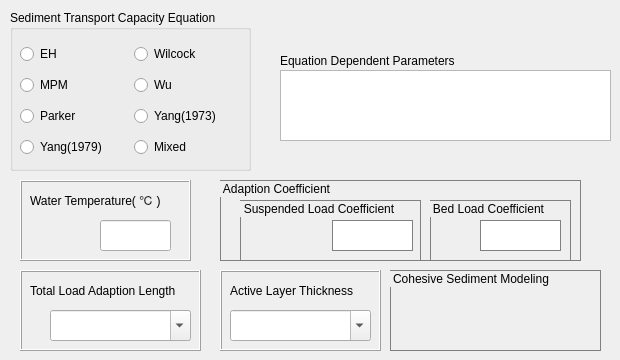
     <widget class="QWidget" name="tab_3">
      <attribute name="title">
       <string>Sediment Transport Capacity</string>
      </attribute>
      <widget class="QGroupBox" name="groupBox_10">
       <property name="geometry">
        <rect>
         <x>10</x>
         <y>10</y>
         <width>241</width>
         <height>161</height>
        </rect>
       </property>
       <property name="title">
        <string>Sediment Transport Capacity Equation</string>
       </property>
       <widget class="QWidget" name="gridLayoutWidget">
        <property name="geometry">
         <rect>
          <x>10</x>
          <y>30</y>
          <width>221</width>
          <height>121</height>
         </rect>
        </property>
        <layout class="QGridLayout" name="gridLayout_4" rowstretch="0,0,0,0" columnstretch="0,0">
         <property name="spacing">
          <number>7</number>
         </property>
         <item row="1" column="1">
          <widget class="QRadioButton" name="rdoWuEqn">
           <property name="text">
            <string>Wu</string>
           </property>
          </widget>
         </item>
         <item row="2" column="1">
          <widget class="QRadioButton" name="rdoYan73Eqn">
           <property name="text">
            <string>Yang(1973)</string>
           </property>
          </widget>
         </item>
         <item row="0" column="0">
          <widget class="QRadioButton" name="rdoEHEqn">
           <property name="text">
            <string>EH</string>
           </property>
          </widget>
         </item>
         <item row="2" column="0">
          <widget class="QRadioButton" name="rdoParkEqn">
           <property name="text">
            <string>Parker</string>
           </property>
          </widget>
         </item>
         <item row="0" column="1">
          <widget class="QRadioButton" name="rdoWilEqn">
           <property name="text">
            <string>Wilcock</string>
           </property>
          </widget>
         </item>
         <item row="1" column="0">
          <widget class="QRadioButton" name="rdoMPMEqn">
           <property name="text">
            <string>MPM</string>
           </property>
          </widget>
         </item>
         <item row="3" column="0">
          <widget class="QRadioButton" name="rdoYan79Eqn">
           <property name="text">
            <string>Yang(1979)</string>
           </property>
          </widget>
         </item>
         <item row="3" column="1">
          <widget class="QRadioButton" name="rdoMixedEqn">
           <property name="text">
            <string>Mixed</string>
           </property>
          </widget>
         </item>
        </layout>
       </widget>
      </widget>
      <widget class="QLabel" name="label_EqnParameter">
       <property name="geometry">
        <rect>
         <x>280</x>
         <y>50</y>
         <width>211</width>
         <height>21</height>
        </rect>
       </property>
       <property name="font">
        <font>
         <pointsize>9</pointsize>
        </font>
       </property>
       <property name="text">
        <string>Equation Dependent Parameters</string>
       </property>
      </widget>
      <widget class="QTableWidget" name="tableWidget_3">
       <property name="geometry">
        <rect>
         <x>280</x>
         <y>70</y>
         <width>331</width>
         <height>71</height>
        </rect>
       </property>
      </widget>
      <widget class="QFrame" name="frame_3">
       <property name="geometry">
        <rect>
         <x>20</x>
         <y>180</y>
         <width>171</width>
         <height>81</height>
        </rect>
       </property>
       <property name="frameShape">
        <enum>QFrame::Box</enum>
       </property>
       <property name="frameShadow">
        <enum>QFrame::Raised</enum>
       </property>
       <widget class="QLabel" name="label_17">
        <property name="geometry">
         <rect>
          <x>10</x>
          <y>10</y>
          <width>151</width>
          <height>21</height>
         </rect>
        </property>
        <property name="frameShape">
         <enum>QFrame::NoFrame</enum>
        </property>
        <property name="text">
         <string>&lt;html&gt;&lt;head/&gt;&lt;body&gt;&lt;p&gt;Water Temperature( ℃ )&lt;/p&gt;&lt;/body&gt;&lt;/html&gt;</string>
        </property>
       </widget>
       <widget class="QLineEdit" name="watTempEdit">
        <property name="geometry">
         <rect>
          <x>80</x>
          <y>40</y>
          <width>71</width>
          <height>31</height>
         </rect>
        </property>
       </widget>
      </widget>
      <widget class="QGroupBox" name="groupBox_13">
       <property name="geometry">
        <rect>
         <x>220</x>
         <y>180</y>
         <width>361</width>
         <height>81</height>
        </rect>
       </property>
       <property name="styleSheet">
        <string notr="true">border: 1px solid gray</string>
       </property>
       <property name="title">
        <string>Adaption Coefficient</string>
       </property>
       <widget class="QGroupBox" name="groupBox_14">
        <property name="geometry">
         <rect>
          <x>20</x>
          <y>20</y>
          <width>181</width>
          <height>61</height>
         </rect>
        </property>
        <property name="title">
         <string>Suspended Load Coefficient</string>
        </property>
        <widget class="QLineEdit" name="lineEdit_3">
         <property name="geometry">
          <rect>
           <x>92</x>
           <y>20</y>
           <width>81</width>
           <height>31</height>
          </rect>
         </property>
        </widget>
       </widget>
       <widget class="QGroupBox" name="groupBox_15">
        <property name="geometry">
         <rect>
          <x>210</x>
          <y>20</y>
          <width>141</width>
          <height>61</height>
         </rect>
        </property>
        <property name="title">
         <string>Bed Load Coefficient</string>
        </property>
        <widget class="QTextEdit" name="textEdit">
         <property name="geometry">
          <rect>
           <x>50</x>
           <y>20</y>
           <width>81</width>
           <height>31</height>
          </rect>
         </property>
        </widget>
       </widget>
      </widget>
      <widget class="QFrame" name="frame_4">
       <property name="geometry">
        <rect>
         <x>20</x>
         <y>270</y>
         <width>181</width>
         <height>81</height>
        </rect>
       </property>
       <property name="frameShape">
        <enum>QFrame::Box</enum>
       </property>
       <property name="frameShadow">
        <enum>QFrame::Raised</enum>
       </property>
       <widget class="QLabel" name="label_18">
        <property name="geometry">
         <rect>
          <x>10</x>
          <y>10</y>
          <width>171</width>
          <height>21</height>
         </rect>
        </property>
        <property name="text">
         <string>Total Load Adaption Length</string>
        </property>
       </widget>
       <widget class="QComboBox" name="comboBox_2">
        <property name="geometry">
         <rect>
          <x>30</x>
          <y>40</y>
          <width>141</width>
          <height>31</height>
         </rect>
        </property>
        <property name="editable">
         <bool>true</bool>
        </property>
       </widget>
      </widget>
      <widget class="QFrame" name="frame_5">
       <property name="geometry">
        <rect>
         <x>220</x>
         <y>270</y>
         <width>161</width>
         <height>81</height>
        </rect>
       </property>
       <property name="frameShape">
        <enum>QFrame::Box</enum>
       </property>
       <property name="frameShadow">
        <enum>QFrame::Raised</enum>
       </property>
       <widget class="QLabel" name="label_19">
        <property name="geometry">
         <rect>
          <x>10</x>
          <y>10</y>
          <width>171</width>
          <height>21</height>
         </rect>
        </property>
        <property name="text">
         <string>Active Layer Thickness</string>
        </property>
       </widget>
       <widget class="QComboBox" name="comboBox_3">
        <property name="geometry">
         <rect>
          <x>10</x>
          <y>40</y>
          <width>141</width>
          <height>31</height>
         </rect>
        </property>
        <property name="editable">
         <bool>true</bool>
        </property>
       </widget>
      </widget>
      <widget class="QGroupBox" name="groupBox_16">
       <property name="geometry">
        <rect>
         <x>390</x>
         <y>270</y>
         <width>211</width>
         <height>81</height>
        </rect>
       </property>
       <property name="styleSheet">
        <string notr="true">border: 1px solid gray</string>
       </property>
       <property name="title">
        <string>Cohesive Sediment Modeling</string>
       </property>
      </widget>
     </widget>
